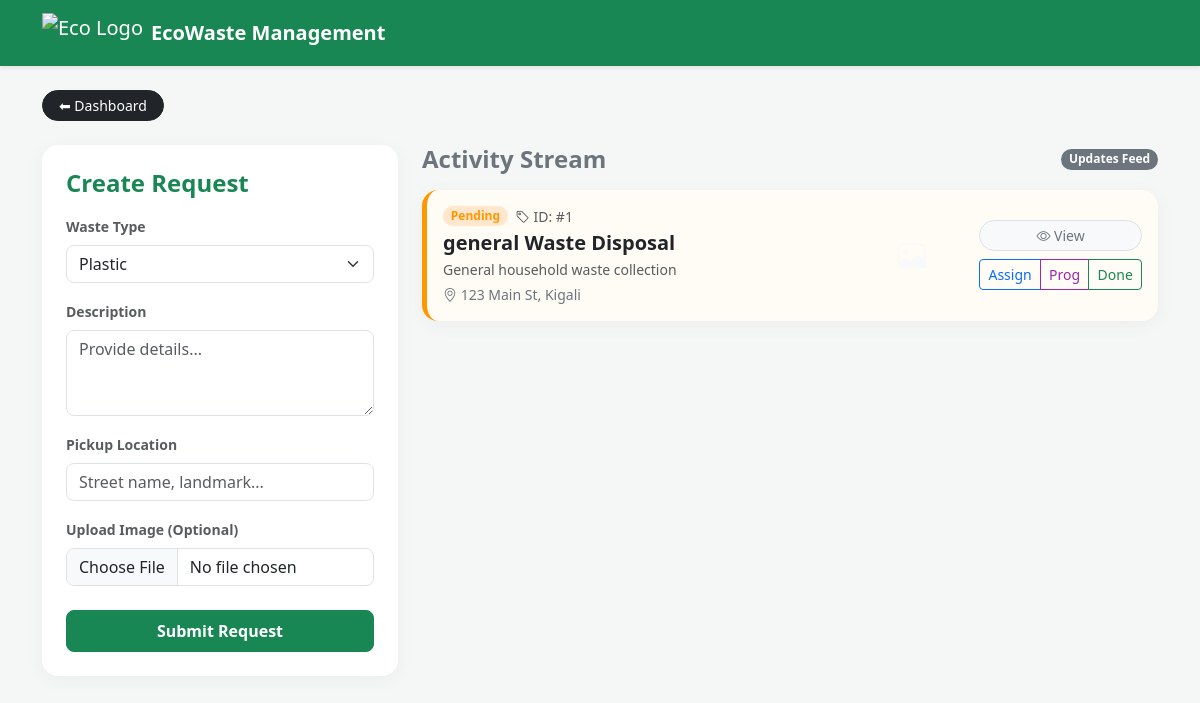
The app's page /Create_Request.php (signed in) with its own data.
### tables this page shows
CREATE TABLE waste_requests (
    request_id INT PRIMARY KEY AUTO_INCREMENT,
    resident_id INT NOT NULL,
    waste_type ENUM('general', 'recyclable', 'organic', 'hazardous', 'electronic', 'construction', 'medical') NOT NULL,
    description TEXT,
    image VARCHAR(255) DEFAULT NULL,
    location TEXT NOT NULL,
    latitude DECIMAL(10, 8) DEFAULT NULL,
    longitude DECIMAL(11, 8) DEFAULT NULL,
    estimated_quantity DECIMAL(10, 2) DEFAULT NULL COMMENT 'Estimated quantity in kg',
    urgency ENUM('low', 'medium', 'high', 'emergency') DEFAULT 'medium',
    request_date TIMESTAMP DEFAULT CURRENT_TIMESTAMP,
    preferred_date DATE DEFAULT NULL,
    preferred_time TIME DEFAULT NULL,
    status ENUM('pending', 'approved', 'assigned', 'in_progress', 'completed', 'cancelled', 'rejected') DEFAULT 'pending',
    admin_notes TEXT DEFAULT NULL,
    completed_at DATETIME DEFAULT NULL,
    created_at TIMESTAMP DEFAULT CURRENT_TIMESTAMP,
    updated_at TIMESTAMP DEFAULT CURRENT_TIMESTAMP ON UPDATE CURRENT_TIMESTAMP,
    FOREIGN KEY (resident_id) REFERENCES residents(resident_id) ON DELETE CASCADE,
    INDEX idx_resident_id (resident_id),
    INDEX idx_status (status),
    INDEX idx_waste_type (waste_type),
    INDEX idx_request_date (request_date),
    INDEX idx_urgency (urgency)
);

### Create_Request.php (the view, shortened to what this page needs)
<?php
include('Connection.php');
$user_id = $_SESSION['user_id'];
?>
<!DOCTYPE html>
<html lang="en">
<head>
    <link href="https://cdn.jsdelivr.net/npm/bootstrap@5.3.3/dist/css/bootstrap.min.css" rel="stylesheet">
    <link href="https://cdn.jsdelivr.net/npm/bootstrap-icons@1.11.3/font/bootstrap-icons.min.css" rel="stylesheet">
</head>
<body>
<nav class="navbar navbar-dark bg-success shadow-sm mb-4">
    <div class="container">
        <a class="navbar-brand d-flex align-items-center gap-2" href="#">
            <img src="eco.png" alt="Eco Logo" class="app-logo">
            <span class="fw-bold tracking-wide">EcoWaste Management</span>
        </a>
    </div>
</nav>
<div class="container">
    <a href="Resident.php" class="btn btn-dark btn-sm rounded-pill px-3 mb-4">⬅ Dashboard</a>
    <div class="row g-4">
        <div class="col-lg-4">
            <div class="card p-4">
                <h4 class="mb-3 fw-bold text-success">Create Request</h4>
                <form method="POST" enctype="multipart/form-data">
                    <div class="mb-3">
                        <label class="form-label text-muted small fw-bold">Waste Type</label>
                        <select name="waste_type" class="form-select rounded-3" required>
                            <option>Plastic</option>
                        </select>
                    </div>
                    <div class="mb-3">
                        <label class="form-label text-muted small fw-bold">Description</label>
                        <textarea name="description" class="form-control rounded-3" placeholder="Provide details..." rows="3" required></textarea>
                    </div>
                    <div class="mb-3">
                        <label class="form-label text-muted small fw-bold">Pickup Location</label>
                        <input name="location" class="form-control rounded-3" placeholder="Street name, landmark..." required>
                    </div>
                    <div class="mb-4">
                        <label class="form-label text-muted small fw-bold">Upload Image (Optional)</label>
                        <input type="file" name="image" class="form-control rounded-3" accept="image/png, image/jpeg, image/webp">
                    </div>
                    <button class="btn btn-success w-100 py-2 rounded-3 fw-bold" name="submit">Submit Request</button>
                </form>
            </div>
        </div>
        <div class="col-lg-8">
            <div class="d-flex justify-content-between align-items-center mb-3">
                <h4 class="fw-bold m-0 text-secondary">Activity Stream</h4>
                <span class="badge bg-secondary rounded-pill">Updates Feed</span>
            </div>
            <div class="notification-feed">
                <?php
                $stmt = $conn->prepare("SELECT * FROM waste_requests WHERE resident_id = ? ORDER BY request_date DESC");
                $stmt->bind_param("i", $user_id);
                $stmt->execute();
                $result = $stmt->get_result();
                while($r = $result->fetch_assoc()) {
                    $status_key = $r['status'];
                    $border_class = "border-" . ($status_key == 'in_progress' ? 'progress' : $status_key);
                    $badge_class = "bg-" . ($status_key == 'in_progress' ? 'progress' : $status_key);
                ?>
                    <div class="card notification-item <?= $border_class ?> p-3 mb-3">
                        <div class="row align-items-center g-3">
                            <div class="col-sm-7">
                                <div class="d-flex align-items-center gap-2 mb-1">
                                    <span class="badge <?= $badge_class ?> rounded-pill px-2.5 py-1 text-capitalize"><?= str_replace('_', ' ', $status_key) ?></span>
                                    <span class="text-muted small fw-medium"><i class="bi bi-tag"></i> ID: #<?= $r['request_id'] ?></span>
                                </div>
                                <h5 class="fw-bold text-dark my-1"><?= htmlspecialchars($r['waste_type']) ?> Waste Disposal</h5>
                                <p class="text-muted small mb-0 text-truncate" style="max-width: 380px;"><?= htmlspecialchars($r['description']) ?></p>
                                <small class="text-secondary d-block mt-1"><i class="bi bi-geo-alt"></i> <?= htmlspecialchars($r['location']) ?></small>
                            </div>
                            <div class="col-sm-2 text-sm-center">
                                <?php if(!empty($r['image']) && file_exists("uploads/".$r['image'])) { ?>
                                    <img src="uploads/<?= htmlspecialchars($r['image']) ?>"
                                         class="thumb-preview border"
                                         alt="Waste asset preview"
                                         onclick="openImage('uploads/<?= htmlspecialchars($r['image']) ?>')">
                                <?php } else { ?>
                                    <span class="text-muted small d-block py-2"><i class="bi bi-image text-light fs-3"></i></span>
                                <?php } ?>
                            </div>
                            <div class="col-sm-3 text-sm-end d-flex flex-sm-column gap-2 justify-content-end">
                                <button class="btn btn-light btn-sm text-secondary border rounded-pill px-3" onclick="viewDetail(
                                    '<?= addslashes(htmlspecialchars($r['waste_type'])) ?>',
                                    '<?= addslashes(htmlspecialchars($r['description'])) ?>',
                                    '<?= addslashes(htmlspecialchars($r['location'])) ?>',
                                    '<?= addslashes(htmlspecialchars($r['status'])) ?>',
                                    '<?= !empty($r['image']) ? 'uploads/'.addslashes(htmlspecialchars($r['image'])) : '' ?>'
                                )"><i class="bi bi-eye"></i> View</button>
                                <div class="btn-group btn-group-sm w-100" role="group">
                                    <a href="?action=assigned&id=<?= $r['request_id'] ?>" class="btn btn-outline-primary <?= $status_key == 'assigned' ? 'active' : '' ?>" title="Assign Task">Assign</a>
                                    <a href="?action=in_progress&id=<?= $r['request_id'] ?>" class="btn btn-outline-purple <?= $status_key == 'in_progress' ? 'active' : '' ?>" title="Set In Progress">Prog</a>
                                    <a href="?action=completed&id=<?= $r['request_id'] ?>" class="btn btn-outline-success <?= $status_key == 'completed' ? 'active' : '' ?>" title="Complete Task">Done</a>
                                </div>
                            </div>
                        </div>
                    </div>
                <?php } $stmt->close(); ?>
            </div>
        </div>
    </div>
</div>
</body>
</html>

### Create_Request.php (style rules this page uses)
body { background: #f4f7f5; font-family: 'Segoe UI', system-ui, sans-serif; }
.card { border: none; border-radius: 16px; box-shadow: 0 4px 20px rgba(0,0,0,0.04); }
.app-logo { height: 40px; width: auto; object-fit: contain; }
.notification-item { border-left: 5px solid #ccc; transition: all 0.2s ease; background: #fff; }
.notification-item.border-pending { border-left-color: #ff9800; background: #fffcf5; }
.bg-pending { background-color: #ffe6cc; color: #ff9800; font-weight: 600; }
.btn-outline-purple { color: #9c27b0; border-color: #9c27b0; }

### records on screen
waste_requests: status "Pending", request_id "1", waste_type "general", description "General household waste collection", location "123 Main St, Kigali"
